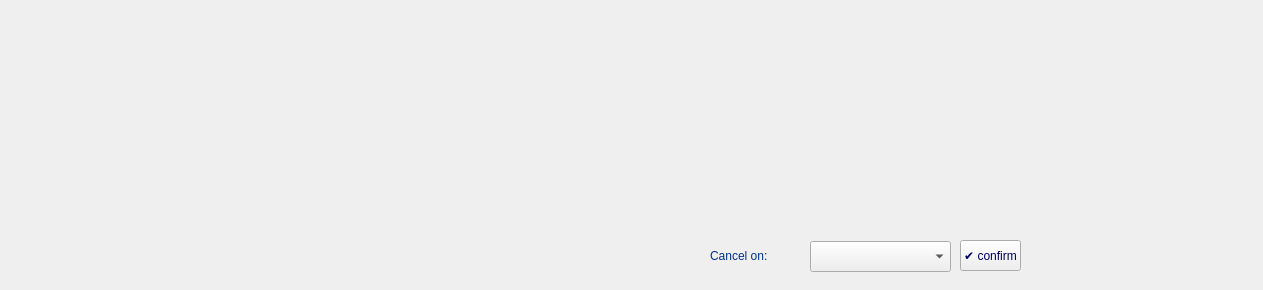
         <widget class="QWidget" name="widget_7" native="true">
          <property name="minimumSize">
           <size>
            <width>1263</width>
            <height>290</height>
           </size>
          </property>
          <property name="maximumSize">
           <size>
            <width>1263</width>
            <height>250</height>
           </size>
          </property>
          <property name="styleSheet">
           <string notr="true">QWidget: { 
border:1px solid rgb(0, 48, 145);
color: rgb(0, 0, 0);
}</string>
          </property>
          <widget class="QLabel" name="MyBookingLabel">
           <property name="geometry">
            <rect>
             <x>180</x>
             <y>230</y>
             <width>121</width>
             <height>51</height>
            </rect>
           </property>
           <property name="text">
            <string/>
           </property>
           <property name="pixmap">
            <pixmap>BusabaImages/myBookingLabel.jpg</pixmap>
           </property>
          </widget>
          <widget class="QLabel" name="cancel">
           <property name="geometry">
            <rect>
             <x>710</x>
             <y>240</y>
             <width>81</width>
             <height>31</height>
            </rect>
           </property>
           <property name="styleSheet">
            <string notr="true">QLabel { 
border: 0 px; 
font: 13pt &quot;Maragsa&quot;; 
color: rgb(0, 48, 145);
}</string>
           </property>
           <property name="text">
            <string>Cancel on:</string>
           </property>
          </widget>
          <widget class="QComboBox" name="comboBox">
           <property name="geometry">
            <rect>
             <x>810</x>
             <y>241</y>
             <width>141</width>
             <height>31</height>
            </rect>
           </property>
           <property name="styleSheet">
            <string notr="true">QComboBox: { 
border:1px solid rgb(0, 48, 145);
color: rgb(0, 0, 0);
}</string>
           </property>
          </widget>
          <widget class="QPushButton" name="confirmCancelButton">
           <property name="geometry">
            <rect>
             <x>960</x>
             <y>240</y>
             <width>61</width>
             <height>31</height>
            </rect>
           </property>
           <property name="minimumSize">
            <size>
             <width>31</width>
             <height>31</height>
            </size>
           </property>
           <property name="maximumSize">
            <size>
             <width>234</width>
             <height>234</height>
            </size>
           </property>
           <property name="styleSheet">
            <string notr="true">QPushButton{ 

color: rgb(0, 0, 98);
} 

QPushBuutton : hover { 
	background-color: rgb(218, 218, 218);

} </string>
           </property>
           <property name="text">
            <string>✔ confirm</string>
           </property>
           <property name="iconSize">
            <size>
             <width>41</width>
             <height>41</height>
            </size>
           </property>
          </widget>
         </widget>
